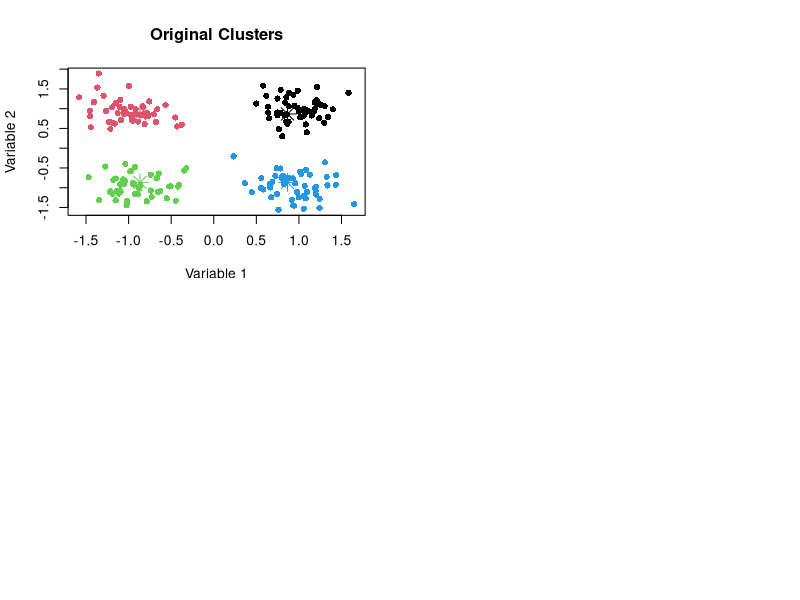

The R source for this figure: (Note: this script raises an error after producing the figure.)
# Generate example data
set.seed(123)
n_per_cluster <- 50
n_clusters <- 4
n_dims <- 2  # Using 2 dimensions for easier visualization

# Create cluster centroids
centroids <- matrix(c(
        1, 1,    # Centroid 1
        -1, 1,   # Centroid 2
        -1, -1,  # Centroid 3
        1, -1    # Centroid 4
), nrow = n_clusters, byrow = TRUE)

# Create observations around each centroid
observations <- matrix(0, nrow = n_clusters * n_per_cluster, ncol = n_dims)
cluster_assignments <- rep(1:n_clusters, each = n_per_cluster)

# Generate observations with varying distances around centroids
for (i in 1:nrow(observations)) {
        cluster_id <- cluster_assignments[i]
        observations[i, ] <- centroids[cluster_id, ] + rnorm(n_dims, 0, 0.3)
}

# Standardize all variables
observations <- scale(observations)
centroids <- scale(centroids)

# Create visualizations of different proximity adjustments
par(mfrow = c(2, 2))

# Original clusters
plot(observations, col = cluster_assignments, pch = 16, 
     main = "Original Clusters", xlab = "Variable 1", ylab = "Variable 2")
points(centroids, col = 1:4, pch = 8, cex = 2)

# Make clusters more compact (move observations closer to centroids)
closer_observations <- adjust_observation_proximity(centroids, observations, 
                                                    cluster_assignments, 
                                                    proximity_factor = 0.5)
plot(closer_observations, col = cluster_assignments, pch = 16, 
     main = "More Compact Clusters (proximity = 0.5)", 
     xlab = "Variable 1", ylab = "Variable 2")
points(centroids, col = 1:4, pch = 8, cex = 2)

# Make clusters very compact
very_compact_observations <- adjust_observation_proximity(centroids, observations, 
                                                          cluster_assignments, 
                                                          proximity_factor = 0.8)
plot(very_compact_observations, col = cluster_assignments, pch = 16, 
     main = "Very Compact Clusters (proximity = 0.8)", 
     xlab = "Variable 1", ylab = "Variable 2")
points(centroids, col = 1:4, pch = 8, cex = 2)

# Make clusters more dispersed (move observations away from centroids)
dispersed_observations <- adjust_observation_proximity(centroids, observations, 
                                                       cluster_assignments, 
                                                       proximity_factor = -0.5)
plot(dispersed_observations, col = cluster_assignments, pch = 16, 
     main = "More Dispersed Clusters (proximity = -0.5)", 
     xlab = "Variable 1", ylab = "Variable 2")
points(centroids, col = 1:4, pch = 8, cex = 2)
